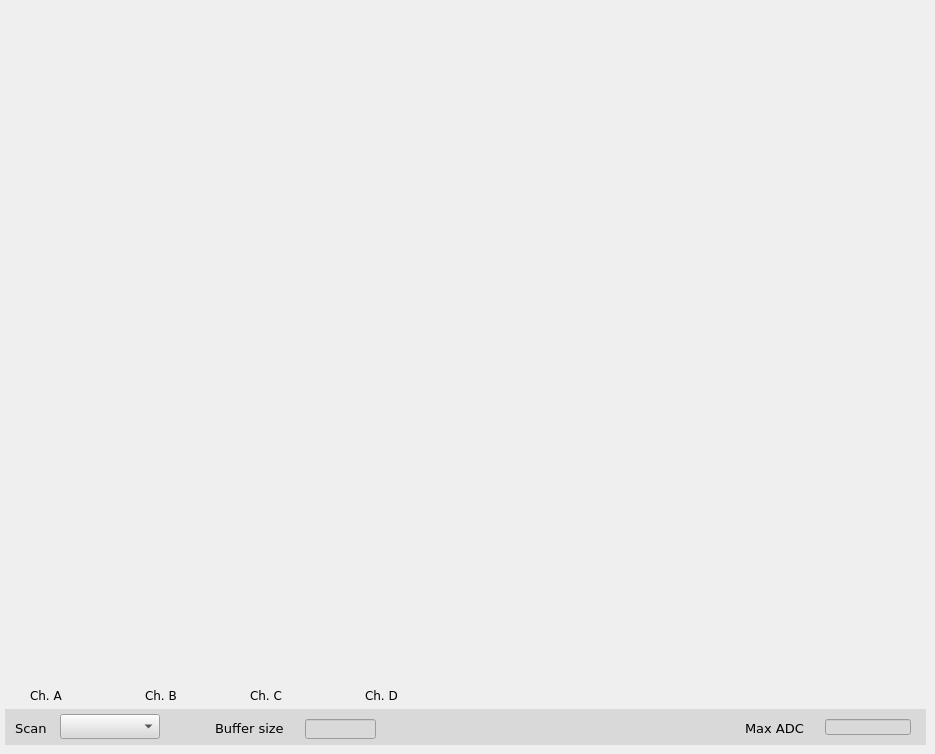
    <widget class="QWidget" name="ADC">
     <attribute name="title">
      <string>ADC Raw</string>
     </attribute>
     <widget class="caFrame" name="caframe_3">
      <property name="geometry">
       <rect>
        <x>5</x>
        <y>709</y>
        <width>921</width>
        <height>36</height>
       </rect>
      </property>
      <property name="font">
       <font>
        <family>DejaVu Sans</family>
       </font>
      </property>
      <property name="styleSheet">
       <string notr="true">background-color: rgb(217, 217, 217);</string>
      </property>
      <widget class="caFrame" name="caframe_8">
       <property name="geometry">
        <rect>
         <x>0</x>
         <y>0</y>
         <width>921</width>
         <height>36</height>
        </rect>
       </property>
       <property name="font">
        <font>
         <family>DejaVu Sans</family>
        </font>
       </property>
       <property name="styleSheet">
        <string notr="true">background-color: rgb(217, 217, 217);</string>
       </property>
       <widget class="QLabel" name="label_54">
        <property name="geometry">
         <rect>
          <x>210</x>
          <y>9</y>
          <width>91</width>
          <height>21</height>
         </rect>
        </property>
        <property name="font">
         <font>
          <family>DejaVu Sans</family>
          <pointsize>10</pointsize>
         </font>
        </property>
        <property name="text">
         <string>Buffer size</string>
        </property>
       </widget>
       <widget class="caTextEntry" name="catextentry_43">
        <property name="geometry">
         <rect>
          <x>300</x>
          <y>10</y>
          <width>71</width>
          <height>20</height>
         </rect>
        </property>
        <property name="font">
         <font>
          <family>DejaVu Sans</family>
          <pointsize>9</pointsize>
          <stylestrategy>PreferDefault</stylestrategy>
         </font>
        </property>
        <property name="alignment">
         <set>Qt::AlignRight|Qt::AlignTrailing|Qt::AlignVCenter</set>
        </property>
        <property name="channel" stdset="0">
         <string notr="true">$(DEVICE):signals:adc.NGRP</string>
        </property>
        <property name="background">
         <color>
          <red>255</red>
          <green>255</green>
          <blue>127</blue>
         </color>
        </property>
        <property name="colorMode">
         <enum>caLineEdit::Static</enum>
        </property>
       </widget>
       <widget class="QLabel" name="label_36">
        <property name="geometry">
         <rect>
          <x>740</x>
          <y>9</y>
          <width>81</width>
          <height>21</height>
         </rect>
        </property>
        <property name="font">
         <font>
          <family>DejaVu Sans</family>
          <pointsize>10</pointsize>
         </font>
        </property>
        <property name="text">
         <string>Max ADC</string>
        </property>
       </widget>
       <widget class="caLineEdit" name="calineedit_3">
        <property name="geometry">
         <rect>
          <x>820</x>
          <y>10</y>
          <width>86</width>
          <height>16</height>
         </rect>
        </property>
        <property name="font">
         <font>
          <family>DejaVu Sans</family>
          <pointsize>10</pointsize>
          <stylestrategy>PreferDefault</stylestrategy>
         </font>
        </property>
        <property name="alignment">
         <set>Qt::AlignRight|Qt::AlignTrailing|Qt::AlignVCenter</set>
        </property>
        <property name="channel" stdset="0">
         <string notr="true">$(DEVICE):input:max_adc</string>
        </property>
       </widget>
       <widget class="QLabel" name="label_56">
        <property name="geometry">
         <rect>
          <x>10</x>
          <y>9</y>
          <width>46</width>
          <height>21</height>
         </rect>
        </property>
        <property name="font">
         <font>
          <family>DejaVu Sans</family>
          <pointsize>10</pointsize>
         </font>
        </property>
        <property name="text">
         <string>Scan</string>
        </property>
       </widget>
       <widget class="caMenu" name="camenu_5">
        <property name="geometry">
         <rect>
          <x>55</x>
          <y>5</y>
          <width>100</width>
          <height>25</height>
         </rect>
        </property>
        <property name="font">
         <font>
          <family>DejaVu Sans</family>
          <pointsize>10</pointsize>
         </font>
        </property>
        <property name="styleSheet">
         <string notr="true">selection-color: rgb(0, 0, 0);
color: rgb(0, 0, 0);</string>
        </property>
        <property name="maxVisibleItems">
         <number>4</number>
        </property>
        <property name="maxCount">
         <number>4</number>
        </property>
        <property name="insertPolicy">
         <enum>QComboBox::NoInsert</enum>
        </property>
        <property name="channel" stdset="0">
         <string notr="true">$(DEVICE):signals:adc.SCAN</string>
        </property>
        <property name="colorMode">
         <enum>caMenu::Default</enum>
        </property>
       </widget>
      </widget>
     </widget>
     <widget class="caCartesianPlot" name="adc">
      <property name="geometry">
       <rect>
        <x>5</x>
        <y>5</y>
        <width>921</width>
        <height>676</height>
       </rect>
      </property>
      <property name="sizePolicy">
       <sizepolicy hsizetype="MinimumExpanding" vsizetype="MinimumExpanding">
        <horstretch>0</horstretch>
        <verstretch>2</verstretch>
       </sizepolicy>
      </property>
      <property name="font">
       <font>
        <family>Sans</family>
        <pointsize>8</pointsize>
       </font>
      </property>
      <property name="styleSheet">
       <string notr="true">background-color: rgb();</string>
      </property>
      <property name="Title" stdset="0">
       <string notr="true">ADC buffer</string>
      </property>
      <property name="TitleX">
       <string notr="true">ADC samples</string>
      </property>
      <property name="TitleY">
       <string notr="true">ADC counts</string>
      </property>
      <property name="channels_1" stdset="0">
       <string notr="true">;$(DEVICE):signals:adc.A</string>
      </property>
      <property name="Style_1">
       <enum>caCartesianPlot::Lines</enum>
      </property>
      <property name="symbol_1">
       <enum>caCartesianPlot::Star1</enum>
      </property>
      <property name="color_1">
       <color>
        <red>255</red>
        <green>0</green>
        <blue>0</blue>
       </color>
      </property>
      <property name="channels_2" stdset="0">
       <string notr="true">;$(DEVICE):signals:adc.B</string>
      </property>
      <property name="symbol_2">
       <enum>caCartesianPlot::Star2</enum>
      </property>
      <property name="color_2">
       <color>
        <red>0</red>
        <green>255</green>
        <blue>0</blue>
       </color>
      </property>
      <property name="channels_3" stdset="0">
       <string notr="true">;$(DEVICE):signals:adc.C</string>
      </property>
      <property name="symbol_3">
       <enum>caCartesianPlot::Star1</enum>
      </property>
      <property name="color_3">
       <color>
        <red>0</red>
        <green>0</green>
        <blue>255</blue>
       </color>
      </property>
      <property name="channels_4" stdset="0">
       <string notr="true">;$(DEVICE):signals:adc.D</string>
      </property>
      <property name="symbol_4">
       <enum>caCartesianPlot::Star2</enum>
      </property>
      <property name="color_4">
       <color>
        <red>170</red>
        <green>0</green>
        <blue>255</blue>
       </color>
      </property>
      <property name="plotMode">
       <enum>caCartesianPlot::PlotNPointsAndStop</enum>
      </property>
      <property name="countNumOrChannel" stdset="0">
       <string notr="true"/>
      </property>
      <property name="triggerChannel" stdset="0">
       <string notr="true"/>
      </property>
      <property name="foreground">
       <color alpha="0">
        <red>255</red>
        <green>255</green>
        <blue>255</blue>
       </color>
      </property>
      <property name="background">
       <color>
        <red>255</red>
        <green>255</green>
        <blue>255</blue>
       </color>
      </property>
      <property name="scaleColor">
       <color>
        <red>0</red>
        <green>0</green>
        <blue>0</blue>
       </color>
      </property>
      <property name="grid">
       <bool>true</bool>
      </property>
      <property name="gridColor">
       <color>
        <red>0</red>
        <green>0</green>
        <blue>0</blue>
       </color>
      </property>
      <property name="XaxisScaling" stdset="0">
       <enum>caCartesianPlot::Auto</enum>
      </property>
      <property name="XaxisLimits">
       <string>0;100</string>
      </property>
      <property name="YaxisLimits">
       <string>-1000000;-900000</string>
      </property>
     </widget>
     <widget class="QLabel" name="label_25">
      <property name="geometry">
       <rect>
        <x>250</x>
        <y>685</y>
        <width>36</width>
        <height>21</height>
       </rect>
      </property>
      <property name="font">
       <font>
        <family>DejaVu Sans</family>
        <pointsize>9</pointsize>
       </font>
      </property>
      <property name="styleSheet">
       <string notr="true">color: rgb(0, 0, 0);</string>
      </property>
      <property name="text">
       <string>Ch. C</string>
      </property>
     </widget>
     <widget class="QLabel" name="label_26">
      <property name="geometry">
       <rect>
        <x>365</x>
        <y>685</y>
        <width>36</width>
        <height>21</height>
       </rect>
      </property>
      <property name="font">
       <font>
        <family>DejaVu Sans</family>
        <pointsize>9</pointsize>
       </font>
      </property>
      <property name="styleSheet">
       <string notr="true">color: rgb(0, 0, 0);</string>
      </property>
      <property name="text">
       <string>Ch. D</string>
      </property>
     </widget>
     <widget class="caRelatedDisplay" name="ADC_buffer">
      <property name="geometry">
       <rect>
        <x>10</x>
        <y>685</y>
        <width>16</width>
        <height>16</height>
       </rect>
      </property>
      <property name="background">
       <color>
        <red>255</red>
        <green>0</green>
        <blue>0</blue>
       </color>
      </property>
      <property name="labels">
       <string notr="true"/>
      </property>
      <property name="files">
       <string notr="true">adc</string>
      </property>
      <property name="args">
       <string notr="true">DEVICE=$(DEVICE)</string>
      </property>
     </widget>
     <widget class="caRelatedDisplay" name="ADC_buffer_3">
      <property name="geometry">
       <rect>
        <x>230</x>
        <y>685</y>
        <width>16</width>
        <height>16</height>
       </rect>
      </property>
      <property name="background">
       <color>
        <red>0</red>
        <green>0</green>
        <blue>255</blue>
       </color>
      </property>
      <property name="labels">
       <string notr="true"/>
      </property>
      <property name="files">
       <string notr="true">adc</string>
      </property>
      <property name="args">
       <string notr="true">DEVICE=$(DEVICE)</string>
      </property>
     </widget>
     <widget class="QLabel" name="label_27">
      <property name="geometry">
       <rect>
        <x>30</x>
        <y>685</y>
        <width>36</width>
        <height>21</height>
       </rect>
      </property>
      <property name="font">
       <font>
        <family>DejaVu Sans</family>
        <pointsize>9</pointsize>
       </font>
      </property>
      <property name="styleSheet">
       <string notr="true">color: rgb(0, 0, 0);</string>
      </property>
      <property name="text">
       <string>Ch. A</string>
      </property>
     </widget>
     <widget class="caRelatedDisplay" name="ADC_buffer_2">
      <property name="geometry">
       <rect>
        <x>125</x>
        <y>685</y>
        <width>16</width>
        <height>16</height>
       </rect>
      </property>
      <property name="background">
       <color>
        <red>0</red>
        <green>255</green>
        <blue>0</blue>
       </color>
      </property>
      <property name="labels">
       <string notr="true"/>
      </property>
      <property name="files">
       <string notr="true">adc</string>
      </property>
      <property name="args">
       <string notr="true">DEVICE=$(DEVICE)</string>
      </property>
     </widget>
     <widget class="QLabel" name="label_28">
      <property name="geometry">
       <rect>
        <x>145</x>
        <y>685</y>
        <width>36</width>
        <height>21</height>
       </rect>
      </property>
      <property name="font">
       <font>
        <family>DejaVu Sans</family>
        <pointsize>9</pointsize>
       </font>
      </property>
      <property name="styleSheet">
       <string notr="true">color: rgb(0, 0, 0);</string>
      </property>
      <property name="text">
       <string>Ch. B</string>
      </property>
     </widget>
     <widget class="caRelatedDisplay" name="ADC_buffer_4">
      <property name="geometry">
       <rect>
        <x>345</x>
        <y>685</y>
        <width>16</width>
        <height>16</height>
       </rect>
      </property>
      <property name="background">
       <color>
        <red>170</red>
        <green>0</green>
        <blue>255</blue>
       </color>
      </property>
      <property name="labels">
       <string notr="true"/>
      </property>
      <property name="files">
       <string notr="true">adc</string>
      </property>
      <property name="args">
       <string notr="true">DEVICE=$(DEVICE)</string>
      </property>
     </widget>
    </widget>
